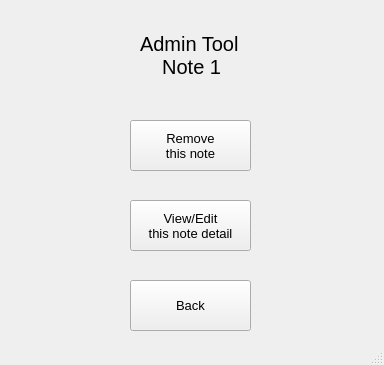
<?xml version="1.0" encoding="UTF-8"?>
<ui version="4.0">
 <class>MainWindow</class>
 <widget class="QMainWindow" name="MainWindow">
  <property name="geometry">
   <rect>
    <x>0</x>
    <y>0</y>
    <width>384</width>
    <height>365</height>
   </rect>
  </property>
  <property name="windowTitle">
   <string>Administrator Tools</string>
  </property>
  <widget class="QWidget" name="centralwidget">
   <widget class="QPushButton" name="bt_remove">
    <property name="geometry">
     <rect>
      <x>130</x>
      <y>120</y>
      <width>121</width>
      <height>51</height>
     </rect>
    </property>
    <property name="font">
     <font>
      <pointsize>10</pointsize>
     </font>
    </property>
    <property name="text">
     <string>Remove
this note</string>
    </property>
   </widget>
   <widget class="QPushButton" name="bt_detail">
    <property name="geometry">
     <rect>
      <x>130</x>
      <y>200</y>
      <width>121</width>
      <height>51</height>
     </rect>
    </property>
    <property name="font">
     <font>
      <pointsize>10</pointsize>
     </font>
    </property>
    <property name="text">
     <string>View/Edit
this note detail</string>
    </property>
   </widget>
   <widget class="QPushButton" name="bt_back">
    <property name="geometry">
     <rect>
      <x>130</x>
      <y>280</y>
      <width>121</width>
      <height>51</height>
     </rect>
    </property>
    <property name="font">
     <font>
      <pointsize>10</pointsize>
     </font>
    </property>
    <property name="text">
     <string>Back</string>
    </property>
   </widget>
   <widget class="QLabel" name="label">
    <property name="geometry">
     <rect>
      <x>140</x>
      <y>30</y>
      <width>111</width>
      <height>51</height>
     </rect>
    </property>
    <property name="font">
     <font>
      <pointsize>15</pointsize>
     </font>
    </property>
    <property name="text">
     <string>Admin Tool
    Note 1</string>
    </property>
   </widget>
  </widget>
  <widget class="QStatusBar" name="statusbar"/>
 </widget>
 <resources/>
 <connections/>
</ui>
